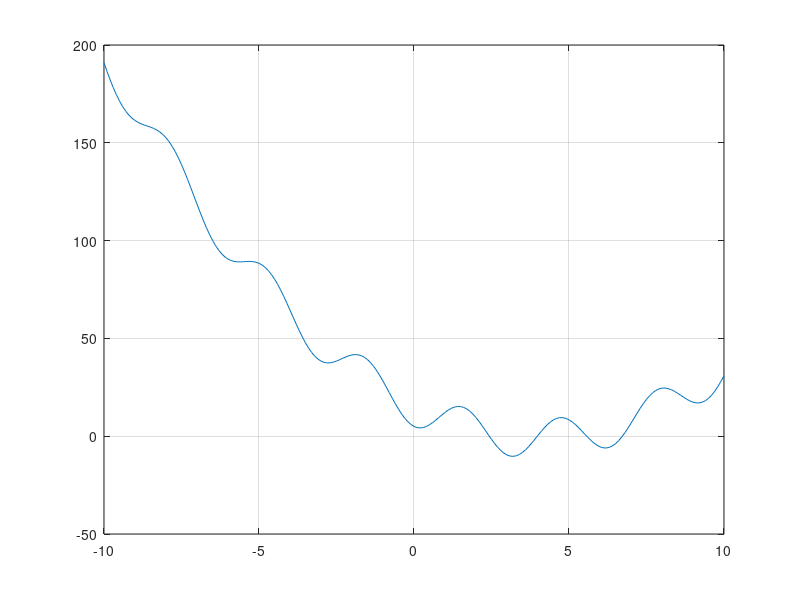

Source code (MATLAB): (Note: this script raises an error after producing the figure.)
clear all
x = [-10:0.1:10];
f = x.^2-8*x-10*cos(2*x)+15;
plot(x,f);
grid on
%plotten visar att den skär x-axeln 4 ggr mellan 0 och 10.
%ungefärliga värden för lösningarna noteras nedanför
x0=[2.4 4 5.5 6.5];
fprintf('Fixpunkt\n');
for element=x0
    xrot=fixpunkt(element, 1e-10);
    fprintf('Lösning: %d\n', xrot);
end
%x(n+1) beräknas med G(n). x(n+1) motsvarar ekvation 2
%kan endast hitta lösningar när derivtan till funktionen i lösningen är mindre än 1.
%abs(fprim(x))<1
%Trunkeri

fprintf('\nNewton\n');
for element=x0
    xrot=newton(element, 1e-10);
    fprintf('Lösning: %d\n', xrot);
end
%Newton konvergerar snabbast
%Konvergensordning – Newton: 2, Fixpunkt: 1
%stämmde


